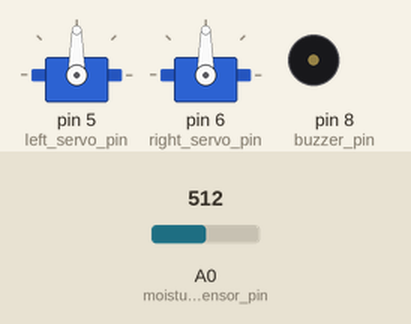
Simulated run of this sketch. Board: Arduino Uno, built with avr-gcc and run on an emulated ATmega328P. Parts: 2 × servo, buzzer (waves = sounding, pin HIGH). Inputs (shaded band) come from the test bench; at power-on: A0 (moisture_sensor_pin) = 512.

Above: at 1.2 s.
1.3 s: A0 (moisture_sensor_pin) set to 882
2.8 s: A0 (moisture_sensor_pin) set to 912
At 3.7 s:
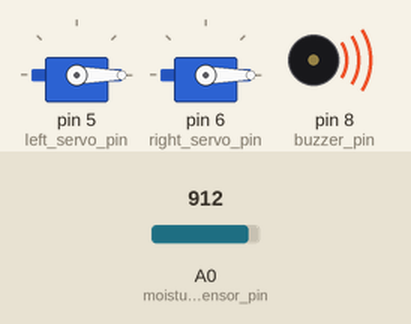
5.8 s: A0 (moisture_sensor_pin) set to 900
At 7.0 s:
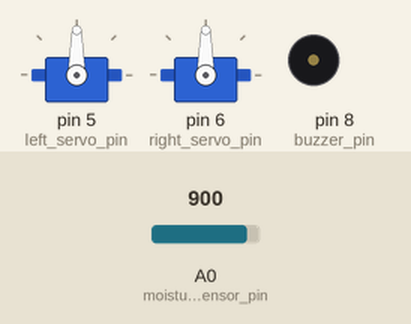
7.3 s: A0 (moisture_sensor_pin) set to 1023
At 9.9 s:
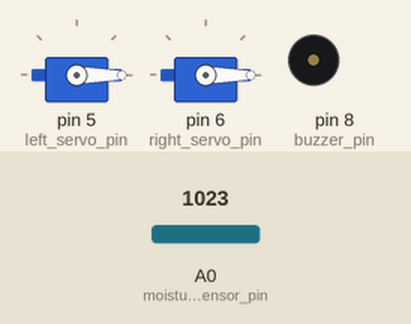
Timing chart, 0 to 11.3 s (numbered marks = the images above; inputs shaded):
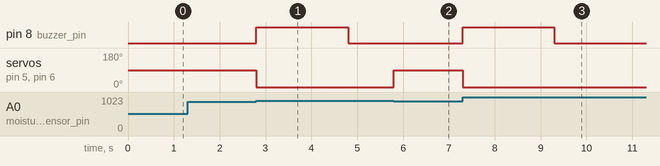

The sketch:

Smart_Bridge.ino
```cpp
#include <Servo.h>

Servo left_servo;            // Servo 1
Servo right_servo;           // Servo 2
int moisture_sensor_pin = A0; // Analog pin for the moisture sensor
int left_servo_pin = 5;
int right_servo_pin = 6;
int buzzer_pin = 8;          // Digital pin for the buzzer

const int moistureThreshold = 900;  // Adjust this threshold value as needed
bool isFlooded = false;
bool bridgeRaised = false;

void setup() {
  left_servo.attach(left_servo_pin);
  right_servo.attach(right_servo_pin);
  pinMode(moisture_sensor_pin, INPUT);
  pinMode(buzzer_pin, OUTPUT);
  lowerBridge();  // Ensure the bridge is initially lowered
}

void loop() {
  int moistureValue = analogRead(moisture_sensor_pin);

  if (moistureValue > moistureThreshold) {
    if (!isFlooded) {
      // Flood detected, raise the bridge
      raiseBridge();
      alert();
      isFlooded = true;
    }
  } else {
    if (isFlooded) {
      // No flood, lower the bridge
      lowerBridge();
      isFlooded = false;
    }
  }
}

void raiseBridge() {
  if (!bridgeRaised) {
    left_servo.write(0);  // Angle to raise the bridge (adjust as needed)
    right_servo.write(0);
    bridgeRaised = true;
  }
}

void lowerBridge() {
  if (bridgeRaised) {
    left_servo.write(90);  // Angle to lower the bridge (adjust as needed)
    right_servo.write(90);
    bridgeRaised = false;
  }
}

void alert() {
  digitalWrite(buzzer_pin, HIGH); delay(2000); digitalWrite(buzzer_pin, LOW);
}
```

Measured:
- the behaviour switches between 900 and 901 on A0 (moisture_sensor_pin) (found by bisection; images 0 and 1)
- after the input at 1.3 s, every drawn part: stays the same
- after the input at 2.8 s, pin 8 (buzzer_pin): LOW → HIGH at once, → LOW 2.0 s later; servo on pin 5 (left_servo_pin), servo on pin 6 (right_servo_pin): 90° → 0° at once
- after the input at 5.8 s, servo on pin 5 (left_servo_pin), servo on pin 6 (right_servo_pin): 0° → 90° at once
- after the input at 7.3 s, pin 8 (buzzer_pin): LOW → HIGH at once, → LOW 2.0 s later; servo on pin 5 (left_servo_pin), servo on pin 6 (right_servo_pin): 90° → 0° at once
